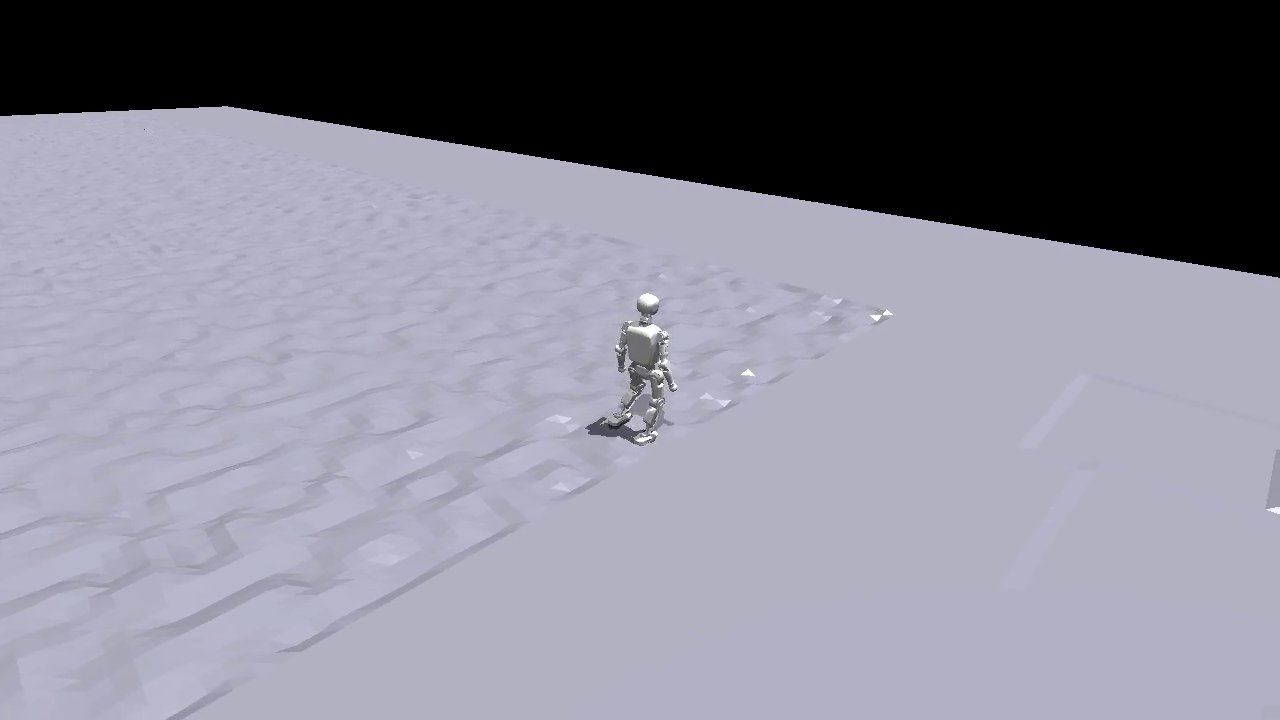
#> input picture frame 50 of T0/iterations/2026-08-21_v1/videos/2026-08-22-19-40-25.mp4, 1280 x 720 px, given in place of 2026-10-20-17-35-05.mp4, which was not available
$ python make_frames_abcd.py
#> lines starting #> are read from the running program, lines starting #| are printed output that depends on the picture; pictures that were not available may be replaced by others from this repository, and a replacement may not be noted
"""Quatro linhas de 6 frames seguidos, com a letra no canto superior direito.

Mesmo recorte e o mesmo espaçamento da figura de T1_sprint_arms_locked.
O phase usa o vídeo 2026-10-26-04-06-33.mp4.
"""

from pathlib import Path

import cv2
from PIL import Image, ImageDraw, ImageFont

HERE = Path(__file__).resolve().parent
N_FRAMES = 6
ZOOM = 0.35
ROW_GAP = 28

ROWS = (
    ("a", HERE / "BASE" / "videos" / "2026-10-20-17-35-05.mp4", 1.0),
    ("b", HERE / "dup" / "videos" / "2026-10-20-20-11-09.mp4", 4.0),
    ("c", HERE / "loss" / "videos" / "2026-09-27-04-51-31.mp4", 29.0),
    ("d", HERE / "phase" / "videos" / "2026-10-26-04-06-33.mp4", 1.0),
)


def crop_center(img, frac):
    w, h = img.size
    cw, ch = max(1, round(w * frac)), max(1, round(h * frac))
    left, top = (w - cw) // 2, (h - ch) // 2
    return img.crop((left, top, left + cw, top + ch))


def read_six(path, t_start):
#> called with t_start = 1
    cap = cv2.VideoCapture(str(path))
    if not cap.isOpened():
        raise RuntimeError(f"não abriu {path}")
    fps = cap.get(cv2.CAP_PROP_FPS)
    n = int(cap.get(cv2.CAP_PROP_FRAME_COUNT))
    start = int(round(t_start * fps))
    if start + N_FRAMES > n:
        start = n - N_FRAMES
    cap.set(cv2.CAP_PROP_POS_FRAMES, start)
    frames = []
    for i in range(N_FRAMES):
        ok, frame = cap.read()
        if not ok:
            cap.release()
            raise RuntimeError(f"{path.name} acabou no frame {start + i}")
        img = Image.fromarray(cv2.cvtColor(frame, cv2.COLOR_BGR2RGB))
        frames.append(crop_center(img, ZOOM))
#> this loop made 6 passes
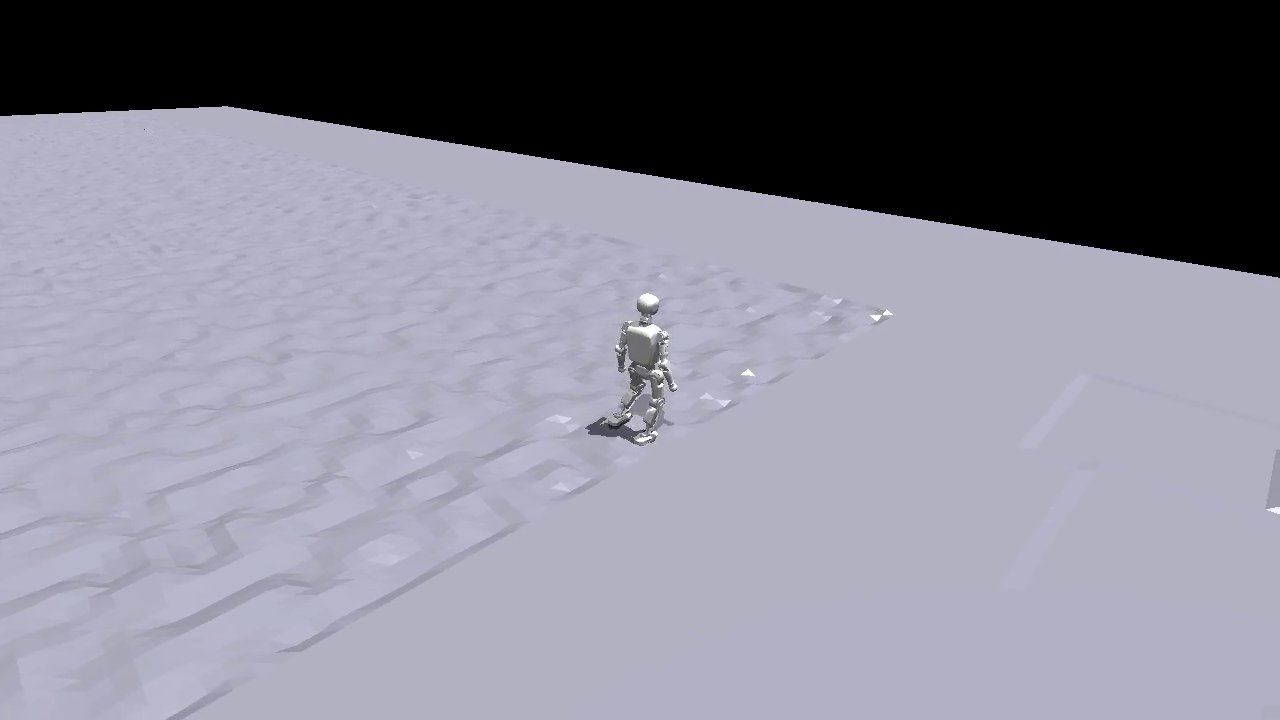
#> input picture frame 50 of T0/iterations/2026-08-21_v1/videos/2026-08-22-19-40-25.mp4, 1280 x 720 px, given in place of 2026-10-20-17-35-05.mp4, which was not available
#> after the loop, frames = 6 items
    cap.release()
    return frames, start / fps


def label(row, letter):
    size = round(max(64, round(row.height * 0.34)) * 0.75)
    font = ImageFont.truetype(r"C:\Windows\Fonts\arialbd.ttf", size)
    pad = max(14, size // 5)
    draw = ImageDraw.Draw(row)
    bbox = font.getbbox(letter)
    tw, th = bbox[2] - bbox[0], bbox[3] - bbox[1]
    box_w, box_h = tw + 2 * pad, th + 2 * pad
    x1 = row.width - pad - box_w
    y1 = pad
    draw.rectangle([x1, y1, x1 + box_w - 1, y1 + box_h - 1], fill="white", outline="black")
    draw.text((x1 + pad - bbox[0], y1 + pad - bbox[1]), letter, font=font, fill="black")


def main():
    rows = []
    for letter, path, t_start in ROWS:
        frames, actual = read_six(path, t_start)
#> frames = 6 items; actual = 1
        w, h = frames[0].size
#> w = 448; h = 252
        row = Image.new("RGB", (w * N_FRAMES, h))
#> row: PIL image 2688x252 RGB; every value is 0
        for i, frame in enumerate(frames):
            row.paste(frame, (i * w, 0))
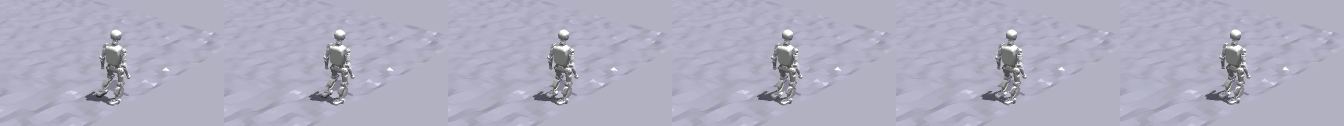
#> row: PIL image 2688x252 RGB (shown at 1/2 size); mean R, G, B 174.9, 173.4, 191.4
        label(row, letter)
        rows.append(row)
        print(f"{letter}  pedido {t_start:.2f}s  inicio {actual:.2f}s  {path.name}")
#| a  pedido 1.00s  inicio 1.00s  2026-10-20-17-35-05.mp4
#> pass 2 of the loop in main, `for letter, path, t_start in ROWS:`:
#> the loop in read_six (call 2), `for i in range(N_FRAMES):` made 6 passes
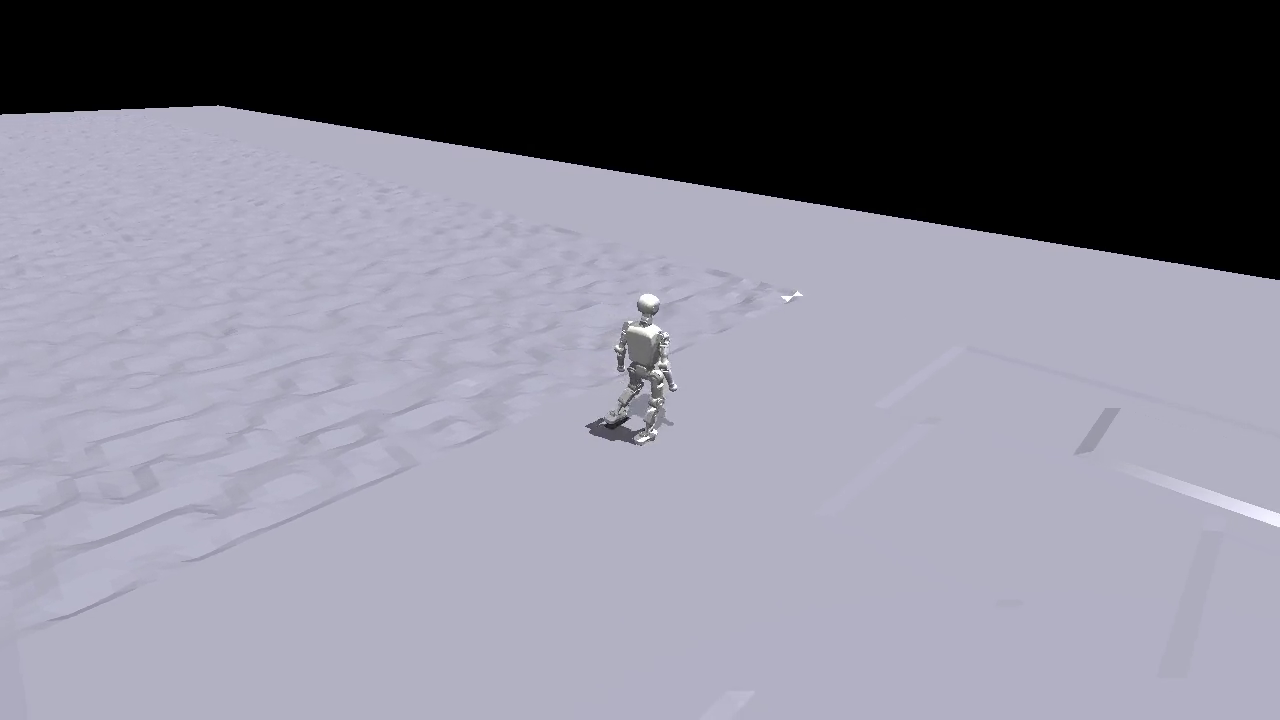
#> input picture frame 200 of T0/iterations/2026-08-21_v1/videos/2026-08-22-19-40-25.mp4, 1280 x 720 px, given in place of 2026-10-20-20-11-09.mp4, which was not available
#> actual = 4
#> the loop in main, `for i, frame in enumerate(frames):` made 6 passes
#> after the loop in main, `for i, frame in enumerate(frames):`:
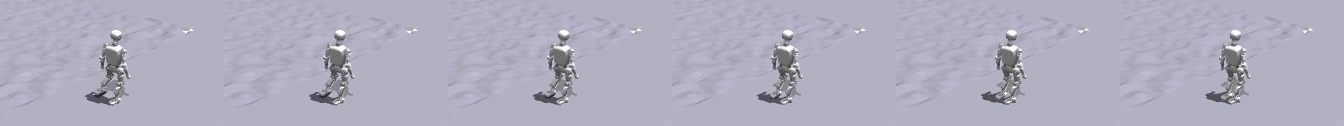
#> row: PIL image 2688x252 RGB (shown at 1/2 size); mean R, G, B 175.1, 173.7, 191.2
#| b  pedido 4.00s  inicio 4.00s  2026-10-20-20-11-09.mp4
#> pass 3 of the loop in main, `for letter, path, t_start in ROWS:`:
#> the loop in read_six (call 3), `for i in range(N_FRAMES):` made 6 passes
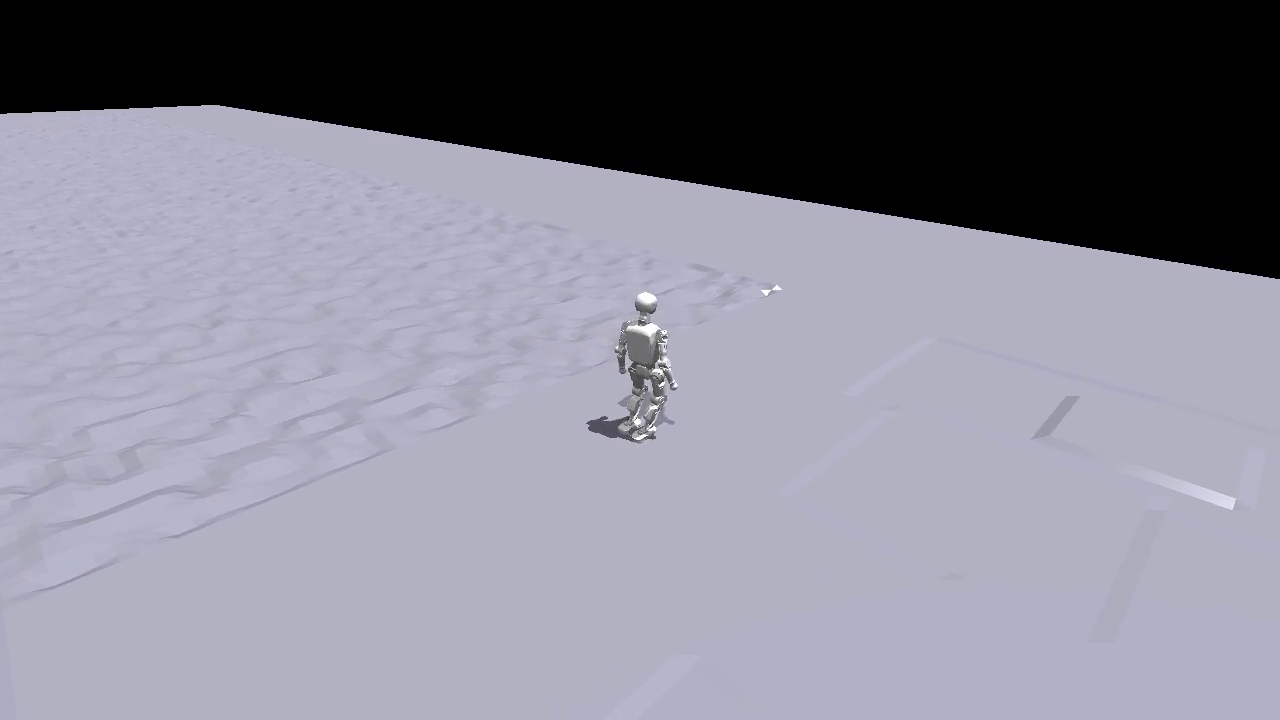
#> input picture frame 245 of T0/iterations/2026-08-21_v1/videos/2026-08-22-19-40-25.mp4, 1280 x 720 px, given in place of 2026-09-27-04-51-31.mp4, which was not available
#> actual = 4.9
#> after the loop in main, `for i, frame in enumerate(frames):`:
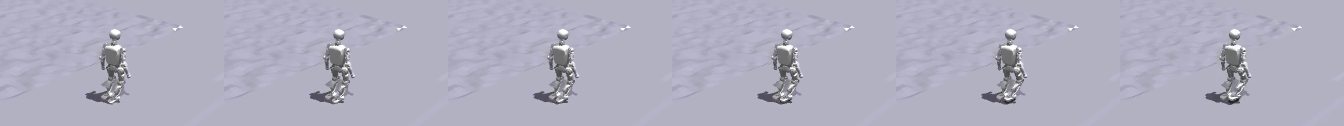
#> row: PIL image 2688x252 RGB (shown at 1/2 size); mean R, G, B 175.3, 174, 191.4
#| c  pedido 29.00s  inicio 4.90s  2026-09-27-04-51-31.mp4
#> the loop made 4 passes; the first 3 are shown

    width = rows[0].width
#> width = 2688
    height = sum(r.height for r in rows) + ROW_GAP * (len(rows) - 1)
    canvas = Image.new("RGB", (width, height), "white")
#> canvas: PIL image 2688x1092 RGB; every value is 255
    y = 0
    for row in rows:
        canvas.paste(row, (0, y))
        y += row.height + ROW_GAP
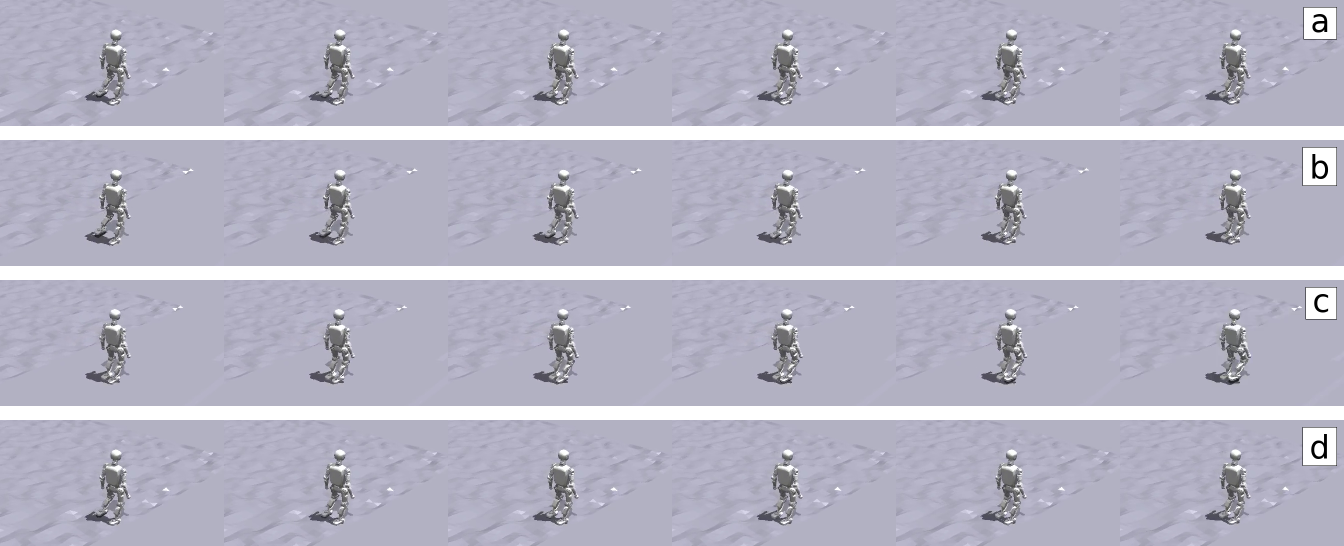
#> canvas: PIL image 2688x1092 RGB (shown at 1/2 size); mean R, G, B 181.4, 180.1, 196.4

    png = HERE / "frames_abcd.png"
    pdf = HERE / "frames_abcd.pdf"
    canvas.save(png)
    canvas.save(pdf, "PDF", resolution=150.0)
    print(png)
    print(pdf)


if __name__ == "__main__":
    main()
